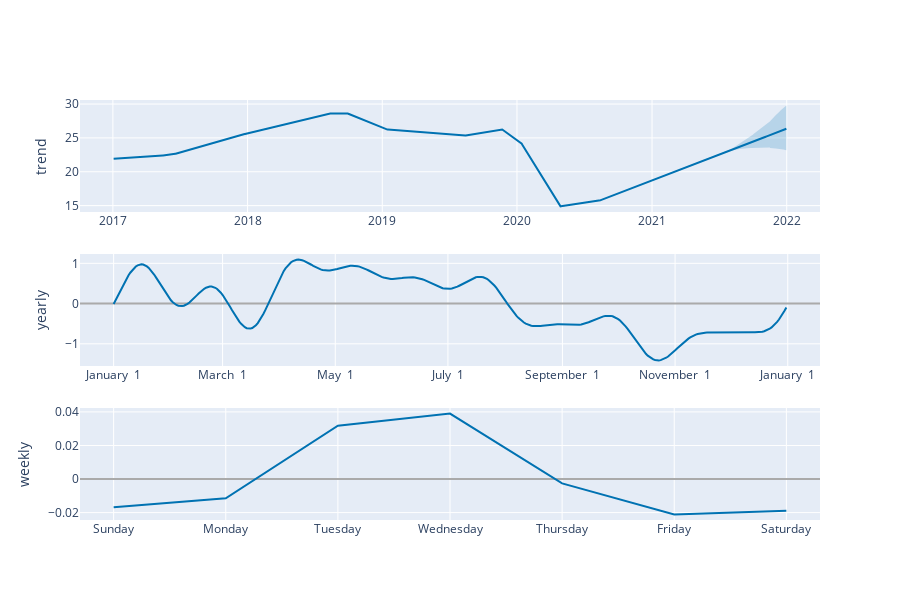

Notebook code for this chart:
### Code cell
plot_components_plotly(model, forecast)

### Figure 1 — Plotly figure (JSON) as saved in the notebook; plotly's stock layout.template omitted (floating-point values rounded to 4 significant figures; data arrays with more than 128 entries replaced by an {"elided": "..."} marker saying what was removed)
{"data": [{"line": {"color": "#0072B2", "width": 2}, "mode": "lines", "name": "trend", "type": "scatter", "x": {"elided": "1824 str values"}, "xaxis": "x", "y": {"elided": "1824 float values"}, "yaxis": "y"}, {"line": {"color": "rgba(0, 114, 178, 0.2)", "width": 0}, "mode": "lines", "name": "trend_upper", "type": "scatter", "x": {"elided": "1824 str values"}, "xaxis": "x", "y": {"elided": "1824 float values"}, "yaxis": "y"}, {"fill": "tonexty", "fillcolor": "rgba(0, 114, 178, 0.2)", "line": {"color": "rgba(0, 114, 178, 0.2)", "width": 0}, "mode": "lines", "name": "trend_lower", "type": "scatter", "x": {"elided": "1824 str values"}, "xaxis": "x", "y": {"elided": "1824 float values"}, "yaxis": "y"}, {"line": {"color": "#0072B2", "width": 2}, "mode": "lines", "name": "yearly", "type": "scatter", "x": {"elided": "365 str values"}, "xaxis": "x2", "y": {"elided": "365 float values"}, "yaxis": "y2"}, {"line": {"color": "#0072B2", "width": 2}, "mode": "lines", "name": "weekly", "type": "scatter", "x": ["2017-01-01T00:00:00", "2017-01-02T00:00:00", "2017-01-03T00:00:00", "2017-01-04T00:00:00", "2017-01-05T00:00:00", "2017-01-06T00:00:00", "2017-01-07T00:00:00"], "xaxis": "x3", "y": [-0.01675, -0.01152, 0.03182, 0.039, -0.002566, -0.02107, -0.01893], "yaxis": "y3"}], "layout": {"height": 600, "showlegend": false, "width": 900, "xaxis": {"anchor": "y", "domain": [0, 1], "range": ["2016-10-03T20:24:00", "2022-04-01T03:36:00"], "type": "date"}, "xaxis2": {"anchor": "y2", "domain": [0, 1], "range": ["2016-12-13T18:54:02.958904115", "2018-01-18T11:04:57.863013581"], "tickformat": "%B %e", "type": "date"}, "xaxis3": {"anchor": "y3", "domain": [0, 1], "range": ["2016-12-31T16:48:00", "2017-01-07T07:12:00"], "tickformat": "%A", "type": "date"}, "yaxis": {"anchor": "x", "domain": [0.7333, 1], "rangemode": "normal", "title": {"text": "trend"}, "zerolinecolor": "#AAA"}, "yaxis2": {"anchor": "x2", "domain": [0.3667, 0.6333], "title": {"text": "yearly"}, "zerolinecolor": "#AAA"}, "yaxis3": {"anchor": "x3", "domain": [0, 0.2667], "title": {"text": "weekly"}, "zerolinecolor": "#AAA"}}}
